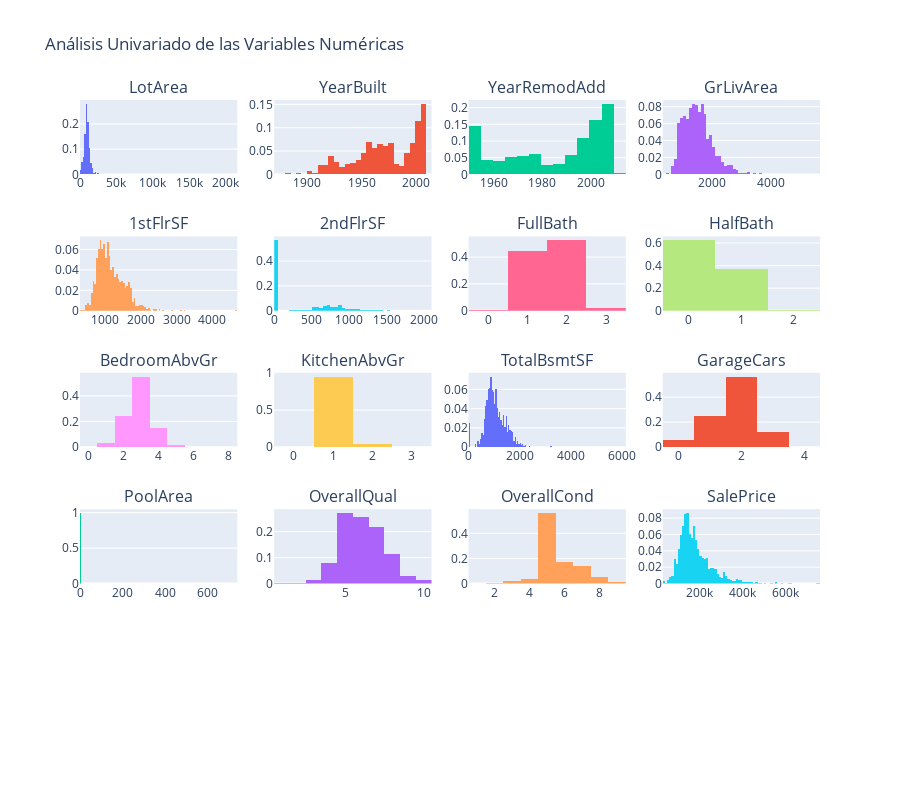

Source (notebook cell):
### Markdown cell above
### Distribuciones de Variables Numéricas

A continuación, generaremos histogramas que nos permitirán entender y visualizar la geometría de la distribución de cada variable:

### Code cell
import plotly.graph_objects as go
from plotly.subplots import make_subplots

n_cols = 4

fig = make_subplots(
    rows=len(numeric) // n_cols + 1, cols=n_cols, subplot_titles=numeric
)

# para todas las variables numéricas, graficar histograma
for idx, col in enumerate(numeric):
    row_idx = idx // n_cols + 1
    col_idx = idx % n_cols + 1

    hist = go.Histogram(x=df.loc[:, col], name=col, histnorm="probability")
    fig.add_trace(hist, row=row_idx, col=col_idx)

fig.update_layout(
    height=800,
    title_text="Análisis Univariado de las Variables Numéricas",
    showlegend=False,
)
fig.show()

### Figure 1 — Plotly figure (JSON) as saved in the notebook; plotly's stock layout.template omitted (floating-point values rounded to 4 significant figures; data arrays with more than 128 entries replaced by an {"elided": "..."} marker saying what was removed)
{"data": [{"histnorm": "probability", "name": "LotArea", "type": "histogram", "x": {"elided": "1460 int values"}, "xaxis": "x", "yaxis": "y"}, {"histnorm": "probability", "name": "YearBuilt", "type": "histogram", "x": {"elided": "1460 int values"}, "xaxis": "x2", "yaxis": "y2"}, {"histnorm": "probability", "name": "YearRemodAdd", "type": "histogram", "x": {"elided": "1460 int values"}, "xaxis": "x3", "yaxis": "y3"}, {"histnorm": "probability", "name": "GrLivArea", "type": "histogram", "x": {"elided": "1460 int values"}, "xaxis": "x4", "yaxis": "y4"}, {"histnorm": "probability", "name": "1stFlrSF", "type": "histogram", "x": {"elided": "1460 int values"}, "xaxis": "x5", "yaxis": "y5"}, {"histnorm": "probability", "name": "2ndFlrSF", "type": "histogram", "x": {"elided": "1460 int values"}, "xaxis": "x6", "yaxis": "y6"}, {"histnorm": "probability", "name": "FullBath", "type": "histogram", "x": {"elided": "1460 int values"}, "xaxis": "x7", "yaxis": "y7"}, {"histnorm": "probability", "name": "HalfBath", "type": "histogram", "x": {"elided": "1460 int values"}, "xaxis": "x8", "yaxis": "y8"}, {"histnorm": "probability", "name": "BedroomAbvGr", "type": "histogram", "x": {"elided": "1460 int values"}, "xaxis": "x9", "yaxis": "y9"}, {"histnorm": "probability", "name": "KitchenAbvGr", "type": "histogram", "x": {"elided": "1460 int values"}, "xaxis": "x10", "yaxis": "y10"}, {"histnorm": "probability", "name": "TotalBsmtSF", "type": "histogram", "x": {"elided": "1460 int values"}, "xaxis": "x11", "yaxis": "y11"}, {"histnorm": "probability", "name": "GarageCars", "type": "histogram", "x": {"elided": "1460 int values"}, "xaxis": "x12", "yaxis": "y12"}, {"histnorm": "probability", "name": "PoolArea", "type": "histogram", "x": {"elided": "1460 int values"}, "xaxis": "x13", "yaxis": "y13"}, {"histnorm": "probability", "name": "OverallQual", "type": "histogram", "x": {"elided": "1460 int values"}, "xaxis": "x14", "yaxis": "y14"}, {"histnorm": "probability", "name": "OverallCond", "type": "histogram", "x": {"elided": "1460 int values"}, "xaxis": "x15", "yaxis": "y15"}, {"histnorm": "probability", "name": "SalePrice", "type": "histogram", "x": {"elided": "1460 int values"}, "xaxis": "x16", "yaxis": "y16"}], "layout": {"annotations": [{"font": {"size": 16}, "showarrow": false, "text": "LotArea", "x": 0.1062, "xanchor": "center", "xref": "paper", "y": 1, "yanchor": "bottom", "yref": "paper"}, {"font": {"size": 16}, "showarrow": false, "text": "YearBuilt", "x": 0.3688, "xanchor": "center", "xref": "paper", "y": 1, "yanchor": "bottom", "yref": "paper"}, {"font": {"size": 16}, "showarrow": false, "text": "YearRemodAdd", "x": 0.6313, "xanchor": "center", "xref": "paper", "y": 1, "yanchor": "bottom", "yref": "paper"}, {"font": {"size": 16}, "showarrow": false, "text": "GrLivArea", "x": 0.8938, "xanchor": "center", "xref": "paper", "y": 1, "yanchor": "bottom", "yref": "paper"}, {"font": {"size": 16}, "showarrow": false, "text": "1stFlrSF", "x": 0.1062, "xanchor": "center", "xref": "paper", "y": 0.78, "yanchor": "bottom", "yref": "paper"}, {"font": {"size": 16}, "showarrow": false, "text": "2ndFlrSF", "x": 0.3688, "xanchor": "center", "xref": "paper", "y": 0.78, "yanchor": "bottom", "yref": "paper"}, {"font": {"size": 16}, "showarrow": false, "text": "FullBath", "x": 0.6313, "xanchor": "center", "xref": "paper", "y": 0.78, "yanchor": "bottom", "yref": "paper"}, {"font": {"size": 16}, "showarrow": false, "text": "HalfBath", "x": 0.8938, "xanchor": "center", "xref": "paper", "y": 0.78, "yanchor": "bottom", "yref": "paper"}, {"font": {"size": 16}, "showarrow": false, "text": "BedroomAbvGr", "x": 0.1062, "xanchor": "center", "xref": "paper", "y": 0.56, "yanchor": "bottom", "yref": "paper"}, {"font": {"size": 16}, "showarrow": false, "text": "KitchenAbvGr", "x": 0.3688, "xanchor": "center", "xref": "paper", "y": 0.56, "yanchor": "bottom", "yref": "paper"}, {"font": {"size": 16}, "showarrow": false, "text": "TotalBsmtSF", "x": 0.6313, "xanchor": "center", "xref": "paper", "y": 0.56, "yanchor": "bottom", "yref": "paper"}, {"font": {"size": 16}, "showarrow": false, "text": "GarageCars", "x": 0.8938, "xanchor": "center", "xref": "paper", "y": 0.56, "yanchor": "bottom", "yref": "paper"}, {"font": {"size": 16}, "showarrow": false, "text": "PoolArea", "x": 0.1062, "xanchor": "center", "xref": "paper", "y": 0.34, "yanchor": "bottom", "yref": "paper"}, {"font": {"size": 16}, "showarrow": false, "text": "OverallQual", "x": 0.3688, "xanchor": "center", "xref": "paper", "y": 0.34, "yanchor": "bottom", "yref": "paper"}, {"font": {"size": 16}, "showarrow": false, "text": "OverallCond", "x": 0.6313, "xanchor": "center", "xref": "paper", "y": 0.34, "yanchor": "bottom", "yref": "paper"}, {"font": {"size": 16}, "showarrow": false, "text": "SalePrice", "x": 0.8938, "xanchor": "center", "xref": "paper", "y": 0.34, "yanchor": "bottom", "yref": "paper"}], "height": 800, "showlegend": false, "title": {"text": "Análisis Univariado de las Variables Numéricas"}, "xaxis": {"anchor": "y", "domain": [0, 0.2125]}, "xaxis10": {"anchor": "y10", "domain": [0.2625, 0.475]}, "xaxis11": {"anchor": "y11", "domain": [0.525, 0.7375]}, "xaxis12": {"anchor": "y12", "domain": [0.7875, 1]}, "xaxis13": {"anchor": "y13", "domain": [0, 0.2125]}, "xaxis14": {"anchor": "y14", "domain": [0.2625, 0.475]}, "xaxis15": {"anchor": "y15", "domain": [0.525, 0.7375]}, "xaxis16": {"anchor": "y16", "domain": [0.7875, 1]}, "xaxis17": {"anchor": "y17", "domain": [0, 0.2125]}, "xaxis18": {"anchor": "y18", "domain": [0.2625, 0.475]}, "xaxis19": {"anchor": "y19", "domain": [0.525, 0.7375]}, "xaxis2": {"anchor": "y2", "domain": [0.2625, 0.475]}, "xaxis20": {"anchor": "y20", "domain": [0.7875, 1]}, "xaxis3": {"anchor": "y3", "domain": [0.525, 0.7375]}, "xaxis4": {"anchor": "y4", "domain": [0.7875, 1]}, "xaxis5": {"anchor": "y5", "domain": [0, 0.2125]}, "xaxis6": {"anchor": "y6", "domain": [0.2625, 0.475]}, "xaxis7": {"anchor": "y7", "domain": [0.525, 0.7375]}, "xaxis8": {"anchor": "y8", "domain": [0.7875, 1]}, "xaxis9": {"anchor": "y9", "domain": [0, 0.2125]}, "yaxis": {"anchor": "x", "domain": [0.88, 1]}, "yaxis10": {"anchor": "x10", "domain": [0.44, 0.56]}, "yaxis11": {"anchor": "x11", "domain": [0.44, 0.56]}, "yaxis12": {"anchor": "x12", "domain": [0.44, 0.56]}, "yaxis13": {"anchor": "x13", "domain": [0.22, 0.34]}, "yaxis14": {"anchor": "x14", "domain": [0.22, 0.34]}, "yaxis15": {"anchor": "x15", "domain": [0.22, 0.34]}, "yaxis16": {"anchor": "x16", "domain": [0.22, 0.34]}, "yaxis17": {"anchor": "x17", "domain": [0, 0.12]}, "yaxis18": {"anchor": "x18", "domain": [0, 0.12]}, "yaxis19": {"anchor": "x19", "domain": [0, 0.12]}, "yaxis2": {"anchor": "x2", "domain": [0.88, 1]}, "yaxis20": {"anchor": "x20", "domain": [0, 0.12]}, "yaxis3": {"anchor": "x3", "domain": [0.88, 1]}, "yaxis4": {"anchor": "x4", "domain": [0.88, 1]}, "yaxis5": {"anchor": "x5", "domain": [0.66, 0.78]}, "yaxis6": {"anchor": "x6", "domain": [0.66, 0.78]}, "yaxis7": {"anchor": "x7", "domain": [0.66, 0.78]}, "yaxis8": {"anchor": "x8", "domain": [0.66, 0.78]}, "yaxis9": {"anchor": "x9", "domain": [0.44, 0.56]}}}
